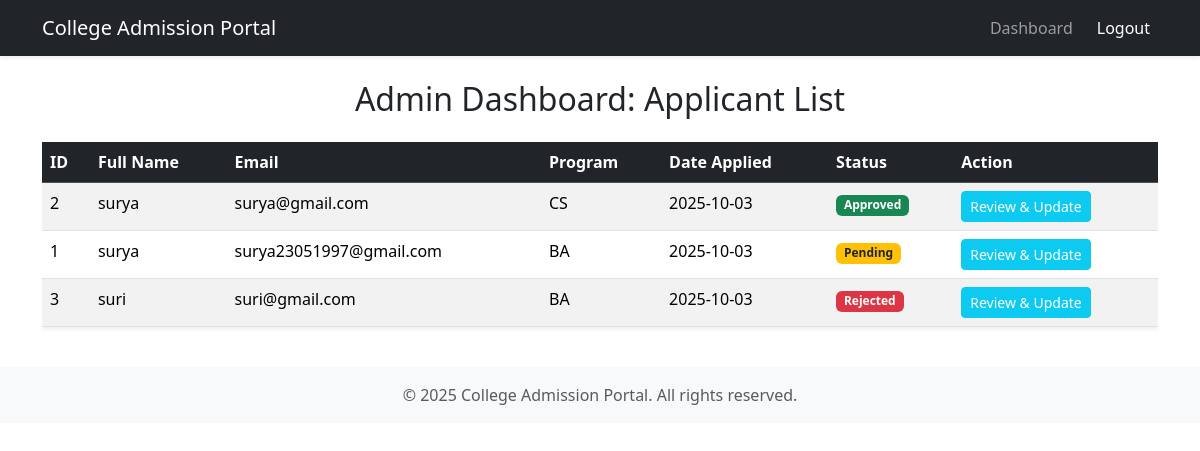
Screenshot of /admin/dashboard (signed in) with the database file from the repository.
### models.py (models this page shows, shortened)
class Applicant(db.Model):
    id = db.Column(db.Integer, primary_key=True)
    full_name = db.Column(db.String(100), nullable=False)
    email = db.Column(db.String(120), unique=True, nullable=False)
    phone_number = db.Column(db.String(20), nullable=True)
    program = db.Column(db.String(50), nullable=False)
    date_applied = db.Column(db.DateTime, nullable=False, default=datetime.utcnow)
    status = db.Column(db.String(10), nullable=False, default='Pending')
    status_token = db.Column(db.String(32), unique=True, nullable=False)

### routes.py (the view)
@main.route("/admin/dashboard")
@admin_required
def admin_dashboard():
    applicants = Applicant.query.order_by(Applicant.status, Applicant.date_applied.desc()).all()
    return render_template('admin/dashboard.html', title='Admin Dashboard', applicants=applicants)

### app.py (called while the page is built)
def create_app(config_class=Config):
    app = Flask(__name__)
    app.config.from_object(config_class)
    db.init_app(app)
    mail.init_app(app)
    Migrate(app, db)
    @app.before_request
    def make_session_permanent():
        session.permanent = True
    from routes import main
    app.register_blueprint(main)
    return app

### routes.py (called while the page is built)
def admin_required(func):
    @wraps(func)
    def wrapper(*args, **kwargs):
        if session.get('admin_logged_in') is None or not session['admin_logged_in']:
            flash('Please log in to access the admin panel.', 'danger')
            return redirect(url_for('main.admin_login'))
        return func(*args, **kwargs)
    return wrapper

### templates/admin/dashboard.html
{% extends "base.html" %}
{% block content %}
    <h2 class="mb-4 text-center">Admin Dashboard: Applicant List</h2>
    <div class="table-responsive">
        <table class="table table-hover table-striped shadow-sm">
            <thead class="table-dark">
                <tr>
                    <th>ID</th>
                    <th>Full Name</th>
                    <th>Email</th>
                    <th>Program</th>
                    <th>Date Applied</th>
                    <th>Status</th>
                    <th>Action</th>
                </tr>
            </thead>
            <tbody>
                {% for applicant in applicants %}
                <tr>
                    <td>{{ applicant.id }}</td>
                    <td>{{ applicant.full_name }}</td>
                    <td>{{ applicant.email }}</td>
                    <td>{{ applicant.program }}</td>
                    <td>{{ applicant.date_applied.strftime('%Y-%m-%d') }}</td>
                    <td>
                        {% if applicant.status == 'Approved' %}
                            <span class="badge bg-success">Approved</span>
                        {% elif applicant.status == 'Rejected' %}
                            <span class="badge bg-danger">Rejected</span>
                        {% else %}
                            <span class="badge bg-warning text-dark">Pending</span>
                        {% endif %}
                    </td>
                    <td>
                        <a href="{{ url_for('main.approve_applicant', applicant_id=applicant.id) }}"
                           class="btn btn-sm btn-info text-white">Review & Update</a>
                    </td>
                </tr>
                {% else %}
                <tr>
                    <td colspan="7" class="text-center">No applicants found.</td>
                </tr>
                {% endfor %}
            </tbody>
        </table>
    </div>
{% endblock %}

### templates/base.html (shortened to what this page needs)
<!DOCTYPE html>
<html lang="en">
<head>
    <link href="https://cdn.jsdelivr.net/npm/bootstrap@5.3.3/dist/css/bootstrap.min.css" rel="stylesheet">
    <link rel="stylesheet" href="{{ url_for('static', filename='css/style.css') }}">
</head>
<body>
    <nav class="navbar navbar-expand-lg navbar-dark bg-dark shadow-sm">
        <div class="container">
            <a class="navbar-brand" href="{{ url_for('main.register') }}">College Admission Portal</a>
            <div class="collapse navbar-collapse" id="navbarNav">
                <ul class="navbar-nav ms-auto">
                    {% if session.get('admin_logged_in') %}
                        <li class="nav-item">
                            <a class="nav-link" href="{{ url_for('main.admin_dashboard') }}">Dashboard</a>
                        </li>
                        <li class="nav-item">
                            <a class="nav-link btn btn-sm btn-danger text-white ms-2" href="{{ url_for('main.admin_logout') }}">Logout</a>
                        </li>
                    {% endif %}
                </ul>
            </div>
        </div>
    </nav>
    <main class="container my-4">
        {% block content %}{% endblock %}
    </main>
    <footer class="footer mt-auto py-3 bg-light">
        <div class="container text-center">
            <span class="text-muted">© 2025 College Admission Portal. All rights reserved.</span>
        </div>
    </footer>
</body>
</html>

### rows the page displays
Applicant: id "2", full_name "surya", email "surya@gmail.com", program "CS", date_applied "2025-10-03", status "Approved"
Applicant: id "1", full_name "surya", email "surya23051997@gmail.com", program "BA", date_applied "2025-10-03", status "Pending"
Applicant: id "3", full_name "suri", email "suri@gmail.com", program "BA", date_applied "2025-10-03", status "Rejected"
